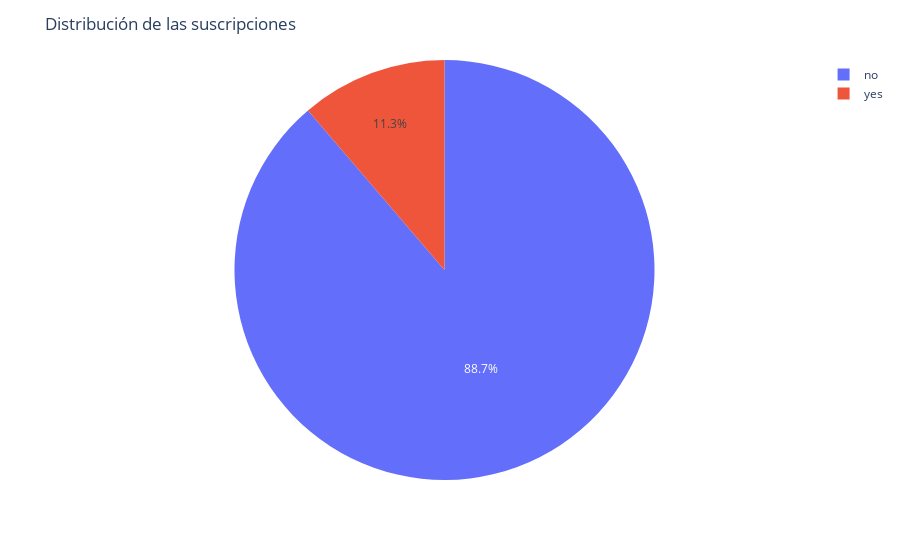

Notebook source saved alongside this figure:
### Code cell
fig=px.pie(data_frame=bank_by_subscribed,names='y',values='Count')
fig.update_layout(title='Distribución de las suscripciones')
fig.show()

### Figure 1 — Plotly figure (JSON) as saved in the notebook; plotly's stock layout.template omitted (floating-point values rounded to 4 significant figures)
{"data": [{"domain": {"x": [0, 1], "y": [0, 1]}, "hovertemplate": "y=%{label}<br>Count=%{value}<extra></extra>", "labels": ["no", "yes"], "legendgroup": "", "name": "", "showlegend": true, "type": "pie", "values": [38156, 4844]}], "layout": {"legend": {"tracegroupgap": 0}, "margin": {"t": 60}, "title": {"text": "Distribución de las suscripciones"}}}
